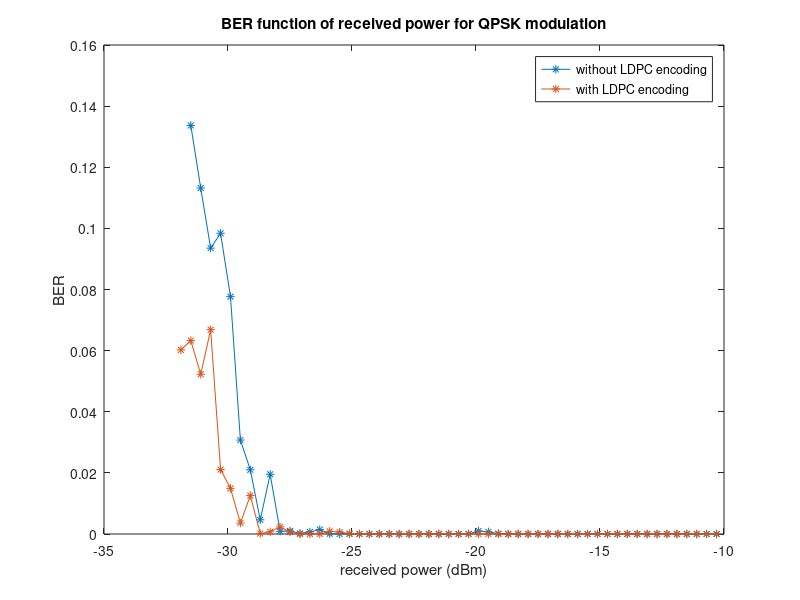
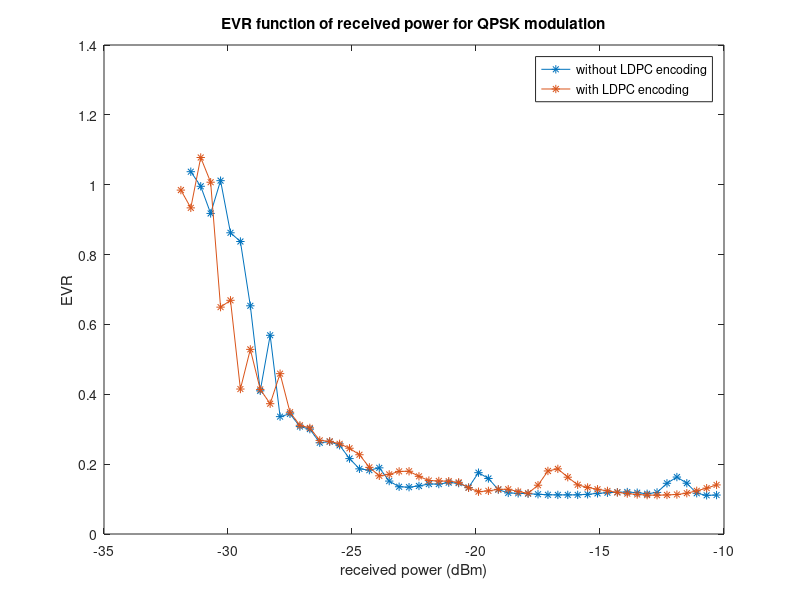
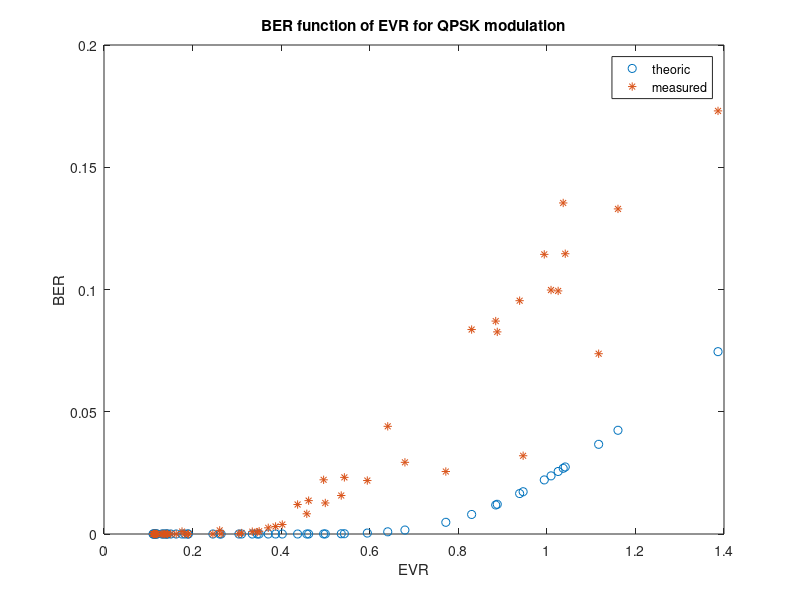

Write the MATLAB code that produced these figures, in order.
bias = 11.9; %mA
txGain = -10; %db
center_frequency = 5.5e8; %Hz

attenuation = [1.08,2.08,3.08,4.08,5.08,...
    6.08,7.08,8.08,9.08,10.08,...
    11.08,11.58,12.08,12.58,13.08,...
    13.58,14.08,14.58,15.08,15.58,...
    16.08,16.58,17.08,17.58,18.08,...
    18.58,18.78,18.98,19.18,19.38,...
    19.58,19.68,19.78,19.88,19.98,...
    20.08,20.18,20.28,20.38,20.48,...
    20.58,20.68,20.78,20.88,20.98,...
    21.18,21.38,21.58,21.78,21.98,...
    22.18,22.38,22.58,22.78,22.88,22.98];

BER = [0,0,0,0,0,...
    0,0,0,0,0,....
    0.001016483500000,0,0,0,0,...
    0,0,0,0,0,...
    0,0,2.747250000000000e-05,0.001483516500000,3.846154000000000e-04,...
    1.373626000000000e-04,0.001126373600000,7.692308000000000e-04,9.615385000000000e-04,0.002527472500000,...
    0.021868131900000,0.003873626400000,0.012692307700000,0.008269230800000,0.003076923100000,...
    0.012060439600000,0.023159340700000,0.013653846200000,0.025549450500000,0.022170329700000,...
    0.015741758200000,0.029313186800000,0.032005494500000,0.073736263700000,0.044038461500000,...
    0.082664835200000,0.087087912100000,0.099423076900000,0.083626373600000,0.095426632200000,...
    0.099786324800000,0.114368131900000,0.114631561300000,0.135398965300000,0.132967033000000,0.1730508241800000];


EVR = [0.114335669228817,0.110751196654695,0.163055818915461,0.114580316849160,0.120171378097774,...
    0.117495758190411,0.112061278275976,0.111966326853764,0.115305176226378,0.118503010306810,...
    0.176160669844941,0.130882400446910,0.150663369489891,0.142898599911168,0.143278941564925,...
    0.136937777588133,0.133574001257368,0.140081443766855,0.189548328317962,0.182465407550268,...
    0.190387963563212,0.245842131455568,0.264508771505667,0.261215269628148,0.310700157064743,...
    0.304625231248566,0.350326224437868,0.346099152127714,0.334837232416782,0.370860986112224,...
    0.594553015956407,0.402601128018910,0.499679405920276,0.457894552185083,0.387422712164306,...
    0.437162240650074,0.542776248787591,0.462079350604442,0.771841901801112,0.495932879444868,...
    0.535693545690364,0.679506719108110,0.946421299705264,1.116950091183157,0.640695462848564,...
    0.888004321485638,0.884512473446892,1.025500649114416,0.830138344191017,0.938536654129361,...
    1.009421034662712,0.994145919734058,1.041538115178974,1.036900036576672,1.160598757352974,1.386487137695775];

           
power_reception = -0.997272028811525.*attenuation -8.81758150300120;

attenuation_LDPC = [1.08,2.08,3.08,4.08,5.08,...
    6.08,7.08,8.08,9.08,10.08,...
    11.08,12.08,13.08,14.08,15.08,...
    16.08,17.08,17.58,18.08,18.58,...
    19.08,19.28,19.48,19.68,19.88,...
    20.08,20.28,20.48,20.68,20.88,...
    21.08,21.28,21.48,21.68,21.88,...
    22.08,22.28,22.48,22.68,22.88,...
    23.08,23.28,23.48,23.68];

BER_LDPC = [0,0,0,0,0,...
    0,0,0,0,0,...
    0,0,0,0,0,...
    0,8.928571000000000e-04,0,0,0,...
    0.002884615400000,0,8.791209000000000e-04,0,0,...
    0.001634615400000,0.009271978000000,0.019326923100000,0.004532967000000,0.002486263700000,...
    0.015906593400000,0.011414835200000,0.018406593400000,0.029423076900000,0.059189560400000,...
    0.077760989000000,0.043337912100000,0.080906593400000,0.058118131900000,0.079279930600000,...
    0.057321428600000,0.069215506700000,0.069822485200000,0.092678405900000];


EVR_LDPC = [0.151678238295876,0.127485939972192,0.113142366728963,0.111053502331402,0.115584591094454,...
    0.125555352862520,0.140266999649779,0.189991251351308,0.116557550698526,0.129030000292854,...
    0.120991112430314,0.150531326894034,0.152762000300846,0.181469776113846,0.166236772917726,...
    0.235888318944535,0.264810143189597,0.268616432278738,0.312798256002211,0.309653178201727,...
    0.482577008644412,0.354152629229677,0.395758274662309,0.276091894421064,0.434867368316974,...
    0.327820348017929,0.472276438570870,0.638508818330213,0.422255506428357,0.407315287086478,...
    0.596774404362553,0.797998311948916,0.606685452655446,0.838194321816887,0.935856742212257,...
    1.158280080046872,1.090475294965930,1.050798443004351,0.903720794973108,1.026255480000937,...
    0.977079161054429,1.029186231811316,1.181670559004062,1.080285458828975];

           
power_reception_LDPC = -0.997272028811525.*attenuation_LDPC -8.81758150300120;

Xq = -31.9:0.4:-10;
BER = fliplr(BER);
EVR = fliplr(EVR);
power_reception = fliplr(power_reception);
Vq_BER = interp1(power_reception,BER,Xq,'pchip');
Vq_EVR = interp1(power_reception,EVR,Xq,'pchip');


Xq_LDPC = -31.9:0.4:-10;
BER_LDPC = fliplr(BER_LDPC);
EVR_LDPC = fliplr(EVR_LDPC);
power_reception_LDPC = fliplr(power_reception_LDPC);
Vq_BER_LDPC = interp1(power_reception_LDPC,BER_LDPC,Xq_LDPC,'pchip');
Vq_EVR_LDPC = interp1(power_reception_LDPC,EVR_LDPC,Xq_LDPC,'pchip');


figure (1) 
plot(Xq,Vq_BER,'-*',Xq_LDPC,Vq_BER_LDPC,'-*');
title('BER function of received power for QPSK modulation');
xlabel('received power (dBm)');
ylabel('BER');
legend('without LDPC encoding','with LDPC encoding');

figure (2)
plot(Xq,Vq_EVR,'-*',Xq_LDPC,Vq_EVR_LDPC,'-*');
title('EVR function of received power for QPSK modulation');
xlabel('received power (dBm)');
ylabel('EVR');
legend('without LDPC encoding','with LDPC encoding');

%correlation between EVR and BER%
L = 2;
M = 4;

figure (3)
[EVR_sorted,index] = sort(EVR);

P_b = (2*(1-(1/L)))/log2(L) * qfunc(sqrt( ((3*log2(L)) / (L^2-1) ) * (2./EVR_sorted.^2*log2(M))));

for i = 1 : 1: length(index)
    BER_sorted(i) = BER(index(i));
end 


plot(EVR_sorted,P_b,'o',EVR_sorted,BER_sorted,'*');
title('BER function of EVR for QPSK modulation');
xlabel('EVR');
ylabel('BER');
legend('theoric','measured');



